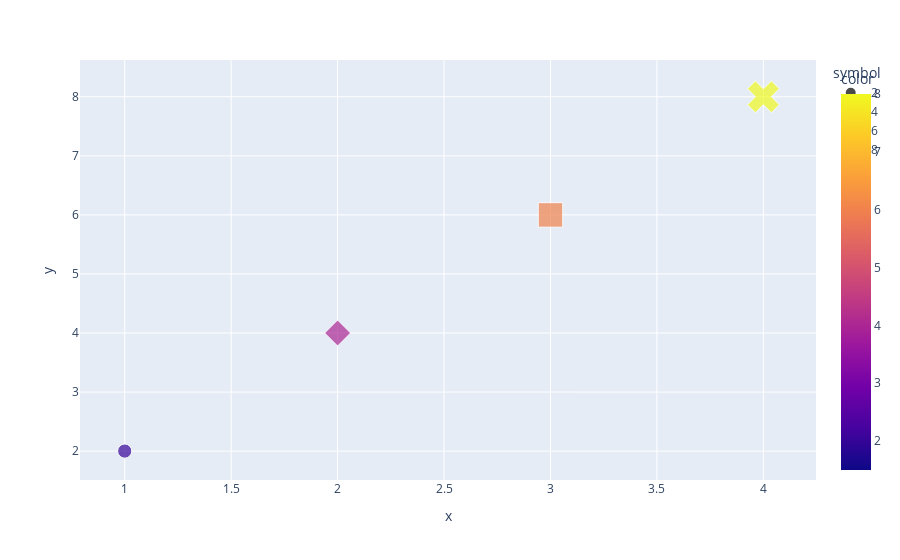

Notebook cell for this chart:
### Code cell
import plotly.express as px

x_ax = [1,2,3,4]
y_ax = [2,4,6,8]

fig = px.scatter(x= x_ax ,y= y_ax , size = x_ax, color = y_ax, symbol = y_ax )
fig.show()

### Figure 1 — Plotly figure (JSON) as saved in the notebook; plotly's stock layout.template omitted (floating-point values rounded to 4 significant figures)
{"data": [{"hovertemplate": "symbol=2<br>x=%{x}<br>y=%{y}<br>size=%{marker.size}<br>color=%{marker.color}<extra></extra>", "legendgroup": "2", "marker": {"color": [2], "coloraxis": "coloraxis", "size": [1], "sizemode": "area", "sizeref": 0.01, "symbol": "circle"}, "mode": "markers", "name": "2", "orientation": "v", "showlegend": true, "type": "scatter", "x": [1], "xaxis": "x", "y": [2], "yaxis": "y"}, {"hovertemplate": "symbol=4<br>x=%{x}<br>y=%{y}<br>size=%{marker.size}<br>color=%{marker.color}<extra></extra>", "legendgroup": "4", "marker": {"color": [4], "coloraxis": "coloraxis", "size": [2], "sizemode": "area", "sizeref": 0.01, "symbol": "diamond"}, "mode": "markers", "name": "4", "orientation": "v", "showlegend": true, "type": "scatter", "x": [2], "xaxis": "x", "y": [4], "yaxis": "y"}, {"hovertemplate": "symbol=6<br>x=%{x}<br>y=%{y}<br>size=%{marker.size}<br>color=%{marker.color}<extra></extra>", "legendgroup": "6", "marker": {"color": [6], "coloraxis": "coloraxis", "size": [3], "sizemode": "area", "sizeref": 0.01, "symbol": "square"}, "mode": "markers", "name": "6", "orientation": "v", "showlegend": true, "type": "scatter", "x": [3], "xaxis": "x", "y": [6], "yaxis": "y"}, {"hovertemplate": "symbol=8<br>x=%{x}<br>y=%{y}<br>size=%{marker.size}<br>color=%{marker.color}<extra></extra>", "legendgroup": "8", "marker": {"color": [8], "coloraxis": "coloraxis", "size": [4], "sizemode": "area", "sizeref": 0.01, "symbol": "x"}, "mode": "markers", "name": "8", "orientation": "v", "showlegend": true, "type": "scatter", "x": [4], "xaxis": "x", "y": [8], "yaxis": "y"}], "layout": {"autosize": true, "coloraxis": {"colorbar": {"title": {"text": "color"}}, "colorscale": [[0, "#0d0887"], [0.1111, "#46039f"], [0.2222, "#7201a8"], [0.3333, "#9c179e"], [0.4444, "#bd3786"], [0.5556, "#d8576b"], [0.6667, "#ed7953"], [0.7778, "#fb9f3a"], [0.8889, "#fdca26"], [1, "#f0f921"]]}, "legend": {"itemsizing": "constant", "title": {"text": "symbol"}, "tracegroupgap": 0}, "margin": {"t": 60}, "xaxis": {"anchor": "y", "autorange": true, "domain": [0, 1], "range": [0.8, 4.229], "title": {"text": "x"}, "type": "linear"}, "yaxis": {"anchor": "x", "autorange": true, "domain": [0, 1], "range": [1.349, 8.923], "title": {"text": "y"}, "type": "linear"}}}
